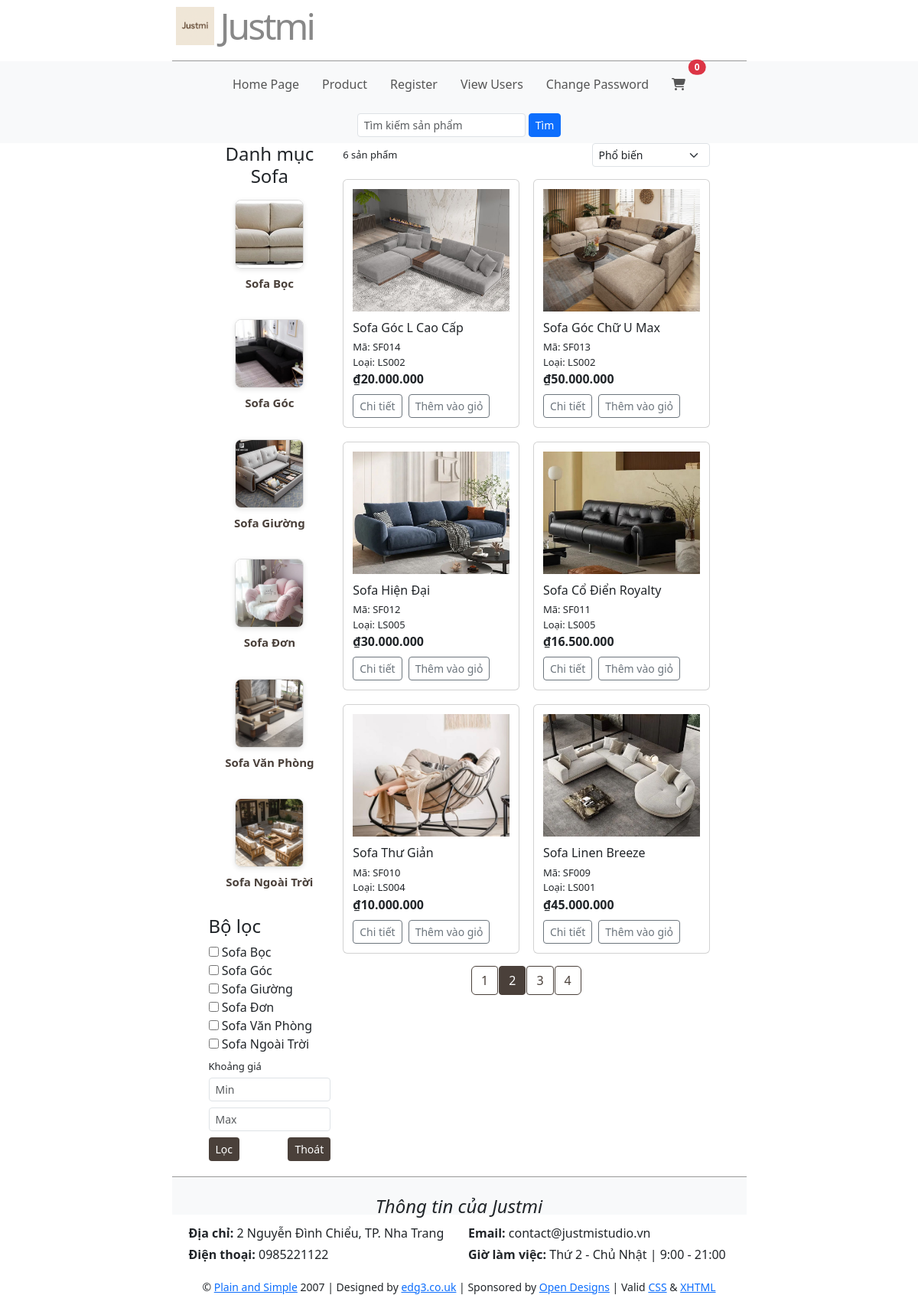
Page /qly/product.php?page=2 on the committed database.
### tables this page shows
CREATE TABLE LoaiSofa (
	MaLoai CHAR(5) PRIMARY KEY,
	TenLoai NVARCHAR(100),
	MoTa NVARCHAR(300)
);

CREATE TABLE Sofa (
	MaSofa CHAR(5) PRIMARY KEY,
	TenSofa NVARCHAR(100),
	MaHang CHAR(5),
	MaLoai CHAR(5),
	GiaBan DECIMAL(12,2),
	DonViTinh NVARCHAR(50),
	SoLuongTon INT,
	HinhAnh VARCHAR(255),
	MoTa NVARCHAR(700),
    NgayTao DATETIME DEFAULT CURRENT_TIMESTAMP(),
	FOREIGN KEY (MaHang) REFERENCES HangSofa(MaHang),
	FOREIGN KEY (MaLoai) REFERENCES LoaiSofa(MaLoai)
);

### qly/process/product_process.php (called while the page is built, shortened)
<?php
require_once("connect.php");
$page = isset($_GET['page']) ? max(1, intval($_GET['page'])) : 1;
$limit = 6;
$offset = ($page - 1) * $limit;
$loaiResult = $conn->query("SELECT MaLoai, TenLoai FROM LoaiSofa");
$where = "WHERE 1";
$orderBy = "ORDER BY MaSofa DESC";
$totalSql = "SELECT COUNT(*) as total FROM Sofa $where";
$totalResult = $conn->query($totalSql);
$totalRow = $totalResult->fetch_assoc();
$totalItems = $totalRow['total'];
$totalPages = ceil($totalItems / $limit);
$sql = "SELECT * FROM Sofa $where $orderBy LIMIT $offset, $limit";
$result = $conn->query($sql);
$products = [];
while ($row = $result->fetch_assoc()){
    $products[] = $row;
}
?>

### qly/product.php (the view, shortened to what this page needs)
<?php
    require_once("process/product_process.php");
?>
<main class="mx-5">
    <div class="d-flex gap-3">
        <aside class="sidebar" style="flex:1; max-width:400px;">
            <?php include("categories.php"); ?>
            <?php include("process/filters.php"); ?>
        </aside>
        <div style="flex:3;">
            <div class="d-flex justify-content-between align-items-center mb-3">
                <div class="muted"> <?= count($products) ?> sản phẩm</div>
                <div>
                    <form method="get" id="sortForm">
                        <select name="sort" onchange="this.form.submit()" class="form-select form-select-sm">
                            <option value="">Phổ biến</option>
                        </select>
                    </form>
                </div>
            </div>
            <div class="grid" id="productGrid">
                <?php if(count($products) > 0): ?>
                    <?php foreach ($products as $p): ?>
                        <article class="card">
                            <div class="img">
                                <img src="images/<?= htmlspecialchars($p['HinhAnh']) ?>"
                                    class="d-block w-100"
                                    alt="<?= htmlspecialchars($p['TenSofa']) ?>"
                                    style="height:160px; object-fit:cover;">
                            </div>
                            <h3><?= htmlspecialchars($p["TenSofa"]) ?></h3>
                            <div class="muted">Mã: <?= htmlspecialchars($p["MaSofa"]) ?></div>
                            <div class="muted">Loại: <?= htmlspecialchars($p["MaLoai"]) ?></div>
                            <div class="price">₫<?= number_format($p["GiaBan"],0,',','.') ?></div>
                            <div class="actions d-flex gap-2 mt-2">
                                <button type="button" class="btn btn-outline-secondary btn-sm"
                                        onclick="window.location.href='product_detail.php?id=<?= $p['MaSofa'] ?>'">
                                    Chi tiết
                                </button>
                                <button type="button" class="btn btn-outline-secondary btn-sm add-to-cart"
                                        data-id="<?= htmlspecialchars($p['MaSofa']) ?>">
                                    Thêm vào giỏ
                                </button>
                            </div>
                        </article>
                    <?php endforeach; ?>
                <?php else: ?>
                    <p>Không có sản phẩm phù hợp.</p>
                <?php endif; ?>
            </div>
            <?php if ($totalPages > 1): ?>
            <nav aria-label="Page navigation">
                <ul class="pagination justify-content-center mt-3">
                    <?php for($i = 1; $i <= $totalPages; $i++): ?>
                        <li class="page-item <?= $i == $page ? 'active' : '' ?>">
                            <a class="page-link" href="?<?= http_build_query(array_merge($_GET, ['page'=>$i])) ?>"><?= $i ?></a>
                        </li>
                    <?php endfor; ?>
                </ul>
            </nav>
            <?php endif; ?>
        </div>
    </div>
</main>

### qly/categories.php
<?php
    $sql = "
        SELECT
            l.MaLoai,
            l.TenLoai,
            (
                SELECT s.HinhAnh
                FROM Sofa s
                WHERE s.MaLoai = l.MaLoai
                LIMIT 1
            ) AS HinhAnh
        FROM LoaiSofa l
    ";
    $categories = $conn->query($sql);
?>
<div class="categories mb-3">
    <h4 class="text-center mb-3">Danh mục Sofa</h4>
    <ul class="list-unstyled">
        <?php while ($cate = mysqli_fetch_assoc($categories)): ?>
            <?php
                $hinh = !empty($cate['HinhAnh']) ? $cate['HinhAnh'] : 'default.jpg';
            ?>
            <li class="mb-3 text-center">
                <a href="product.php?type[]=<?= urlencode($cate['MaLoai']) ?>"
                   class="d-flex flex-column align-items-center text-decoration-none text-dark">
                    <img src="images/<?= htmlspecialchars($hinh) ?>"
                         alt="<?= htmlspecialchars($cate['TenLoai']) ?>"
                         style="width:90px; height:90px; object-fit:cover; border-radius:8px; border:1px solid #ddd;">
                    <span class="mt-2 fw-semibold"><?= htmlspecialchars($cate['TenLoai']) ?></span>
                </a>
            </li>
        <?php endwhile; ?>
    </ul>
</div>

### qly/process/filters.php (shortened to what this page needs)
<?php
    $filterTypes = $_GET['type'] ?? [];
    $minPrice = $_GET['min_price'] ?? '';
    $maxPrice = $_GET['max_price'] ?? '';
    $loaiResult = $conn->query("SELECT MaLoai, TenLoai FROM LoaiSofa");
    $loaiArr = [];
    while($row = $loaiResult->fetch_assoc()){
        $loaiArr[] = $row;
    }
?>
<div class="filters">
    <h4>Bộ lọc</h4>
    <form method="get">
        <div>
            <?php foreach($loaiArr as $loai): ?>
                <label>
                    <input type="checkbox" name="type[]" value="<?= $loai['MaLoai'] ?>"
                           <?= in_array($loai['MaLoai'], $filterTypes ?? []) ? 'checked' : '' ?>>
                    <?= htmlspecialchars($loai['TenLoai']) ?>
                </label><br>
            <?php endforeach; ?>
        </div>
        <label class="muted mt-2 d-block">Khoảng giá</label>
        <div class="mt-1">
            <input type="number" name="min_price" placeholder="Min" class="form-control form-control-sm mb-2"
                value="<?= htmlspecialchars($minPrice ?? '') ?>">
            <input type="number" name="max_price" placeholder="Max" class="form-control form-control-sm"
                value="<?= htmlspecialchars($maxPrice ?? '') ?>">
        </div>
        <div class="d-flex justify-content-between align-items-center mt-2">
            <button type="submit" class="btn btn-sm btn-filters">Lọc</button>
            <button type="button" class="btn btn-sm btn-filters" onclick="location.href='product.php'">Thoát</button>
        </div>
    </form>
</div>

### qly/includes/style.css (style rules this page uses)
* { border:0; margin:0; padding:0; }
a { color:#777; text-decoration:none; }
body { background:#ffffff; color:#555; font:0.8em Arial, Helvetica, "bitstream vera sans", sans-serif; }
#header { border-bottom:1px solid #999; height:80px; margin:0 auto; width:751px; }
#header h1 { color:#888; font-size:300%; letter-spacing:-3px; text-align:right; padding:5px; margin-bottom:-20px; }
#navigation { background:#fafafa; margin:0 auto; list-style:none; padding: 0; }
#navigation li { list-style:none; }
#navigation a { color:#555; display:block; padding: 10px 15px; text-align:center; border-radius: 10px; text-decoration: none; }
#content { height:auto; margin:0 auto; padding:0 0 20px; width:751px; }
.categories ul { display: flex; justify-content: center; flex-wrap: wrap; gap: 20px; list-style: none; padding: 0; margin: 0; }
.categories li { display: flex; flex-direction: column; align-items: center; text-align: center; cursor: pointer; transition: transform 0.2s ease; }
.categories img { width: 100px; height: 100px; object-fit: cover; border-radius: 10px; box-shadow: 0 2px 6px rgba(0,0,0,0.1); }
.categories span { margin-top: 6px; font-size: 15px; font-weight: 500; color: #4a403a; }
.btn-filters.btn-sm { background-color: #4a403a !important; color: #fff !important; }
.page-item.active .page-link { background-color: #4a403a !important; color: #fff !important; border-color: #4a403a !important; }
.page-link { background-color: transparent !important; color: #4a403a !important; border: 1px solid #4a403a !important; border-radius: 4px; margin: 0 2px; padding: 5px 10px; transition: background-color 0.3s, color 0.3s; }
.grid { display:grid; grid-template-columns:repeat(auto-fill,minmax(220px,1fr)); gap:18px }
.card { background:var(--card); border-radius:10px; border:1px solid #eee; padding:12px; display:flex; flex-direction:column; transition: transform 0.2s ease, box-shadow 0.2s ease; }
.card .img { height:auto; border-radius:8px; background:#f3f3f3; display:flex; align-items:center; justify-content:center; color:var(--muted) }
.card h3 { font-size:16px; margin:12px 0 6px }
.price { font-weight:700 }
.muted { color:var(--muted); font-size:13px }
.actions { margin-top:auto; display:flex; gap:8px }
#footer { border-top:1px solid #999; height:50px; margin:0 auto; padding:10px; text-align:center; width:751px; }
input, select, .input { padding: 5px; font-weight: bold; font-size: 1em; color: #008040; background: #FFFFFF; border:1px dotted #004080; }

### rows in the picture
loaisofa: shows a picture, TenLoai "Sofa Bọc"
loaisofa: shows a picture, TenLoai "Sofa Góc"
loaisofa: shows a picture, TenLoai "Sofa Giường"
loaisofa: shows a picture, TenLoai "Sofa Đơn"
loaisofa: shows a picture, TenLoai "Sofa Văn Phòng"
loaisofa: shows a picture, TenLoai "Sofa Ngoài Trời"
sofa: HinhAnh (picture), TenSofa "Sofa Góc L Cao Cấp", MaSofa "SF014", MaLoai "LS002", GiaBan "20.000.000"
sofa: HinhAnh (picture), TenSofa "Sofa Góc Chữ U Max", MaSofa "SF013", MaLoai "LS002", GiaBan "50.000.000"
sofa: HinhAnh (picture), TenSofa "Sofa Hiện Đại", MaSofa "SF012", MaLoai "LS005", GiaBan "30.000.000"
sofa: HinhAnh (picture), TenSofa "Sofa Cổ Điển Royalty", MaSofa "SF011", MaLoai "LS005", GiaBan "16.500.000"
sofa: HinhAnh (picture), TenSofa "Sofa Thư Giản", MaSofa "SF010", MaLoai "LS004", GiaBan "10.000.000"
sofa: HinhAnh (picture), TenSofa "Sofa Linen Breeze", MaSofa "SF009", MaLoai "LS001", GiaBan "45.000.000"

### other values in the picture
count($products) "6"
